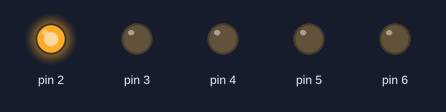
A sketch run on a simulated Arduino Uno, built with avr-gcc and run on an emulated ATmega328P. On the bench: output pins drawn as LEDs (lit = HIGH).

Above: at 0.12 s.
At 0.62 s:
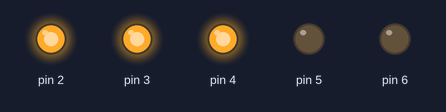
At 1.12 s:
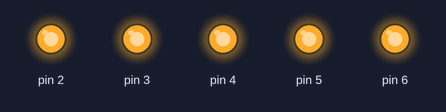
At 2.37 s:
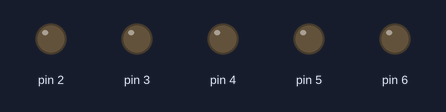
At 3.87 s:
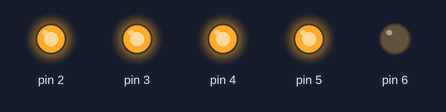
At 5.37 s:
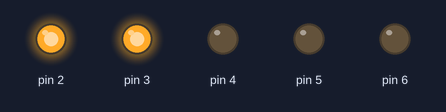
Timing chart, 0 to 5.8 s (numbered marks = the images above):
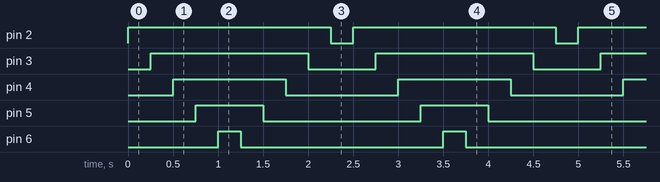

Measured:
- by itself, pin 2: alternates HIGH for 2.3 s and LOW for 0.25 s
- by itself, pin 3: alternates HIGH for 1.8 s and LOW for 0.75 s
- by itself, pin 4: alternates HIGH for 1.3 s and LOW for 1.3 s
- by itself, pin 5: alternates HIGH for 0.75 s and LOW for 1.8 s
- by itself, pin 6: alternates HIGH for 0.25 s and LOW for 2.3 s

The sketch:

Blink_5_led_sequentially_copy_20251123203822.ino
```cpp
int r;

void setup() {
  for (int r = 2; r <=6; r++) {
    pinMode(r, OUTPUT);
  }
}

void loop() {
  for (int r = 2; r <=6; r++) {
    digitalWrite(r, HIGH);
    delay(250);
  }
  for (int r = 6; r >=2; r--) {
    digitalWrite(r, LOW);
    delay(250);
  }
}
```
